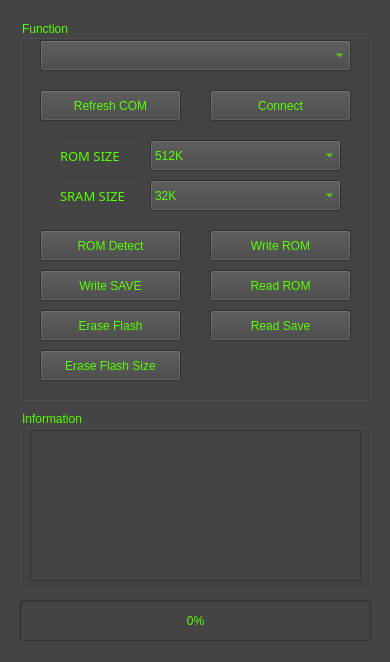
<?xml version="1.0" encoding="UTF-8"?>
<ui version="4.0">
 <class>MainWindow</class>
 <widget class="QMainWindow" name="MainWindow">
  <property name="geometry">
   <rect>
    <x>0</x>
    <y>0</y>
    <width>390</width>
    <height>662</height>
   </rect>
  </property>
  <property name="minimumSize">
   <size>
    <width>390</width>
    <height>550</height>
   </size>
  </property>
  <property name="windowTitle">
   <string>EpicJoy MD Rewriter</string>
  </property>
  <property name="styleSheet">
   <string notr="true">color: rgb(85, 255, 0);
selection-color: rgb(255, 255, 255);
background-color: rgb(68, 68, 68);</string>
  </property>
  <property name="locale">
   <locale language="English" country="UnitedStates"/>
  </property>
  <widget class="QWidget" name="centralwidget">
   <widget class="QGroupBox" name="groupBox_2">
    <property name="geometry">
     <rect>
      <x>20</x>
      <y>20</y>
      <width>351</width>
      <height>381</height>
     </rect>
    </property>
    <property name="locale">
     <locale language="English" country="UnitedStates"/>
    </property>
    <property name="title">
     <string>Function</string>
    </property>
    <widget class="QPushButton" name="duqu">
     <property name="geometry">
      <rect>
       <x>190</x>
       <y>250</y>
       <width>141</width>
       <height>31</height>
      </rect>
     </property>
     <property name="text">
      <string>Read ROM</string>
     </property>
    </widget>
    <widget class="QPushButton" name="shaolu">
     <property name="geometry">
      <rect>
       <x>190</x>
       <y>210</y>
       <width>141</width>
       <height>31</height>
      </rect>
     </property>
     <property name="text">
      <string>Write ROM</string>
     </property>
    </widget>
    <widget class="QPushButton" name="shibiekadai">
     <property name="geometry">
      <rect>
       <x>20</x>
       <y>210</y>
       <width>141</width>
       <height>31</height>
      </rect>
     </property>
     <property name="text">
      <string>ROM Detect</string>
     </property>
    </widget>
    <widget class="QPushButton" name="cachu">
     <property name="geometry">
      <rect>
       <x>20</x>
       <y>290</y>
       <width>141</width>
       <height>31</height>
      </rect>
     </property>
     <property name="text">
      <string>Erase Flash</string>
     </property>
    </widget>
    <widget class="QPushButton" name="rongliangcachu">
     <property name="geometry">
      <rect>
       <x>20</x>
       <y>330</y>
       <width>141</width>
       <height>31</height>
      </rect>
     </property>
     <property name="text">
      <string>Erase Flash Size</string>
     </property>
    </widget>
    <widget class="QPushButton" name="shaolucundang">
     <property name="geometry">
      <rect>
       <x>20</x>
       <y>250</y>
       <width>141</width>
       <height>31</height>
      </rect>
     </property>
     <property name="text">
      <string>Write SAVE</string>
     </property>
    </widget>
    <widget class="QPushButton" name="duqucundang">
     <property name="geometry">
      <rect>
       <x>190</x>
       <y>290</y>
       <width>141</width>
       <height>31</height>
      </rect>
     </property>
     <property name="text">
      <string>Read Save</string>
     </property>
    </widget>
    <widget class="QComboBox" name="comliebiao">
     <property name="geometry">
      <rect>
       <x>20</x>
       <y>20</y>
       <width>311</width>
       <height>31</height>
      </rect>
     </property>
    </widget>
    <widget class="QPushButton" name="lianjie">
     <property name="geometry">
      <rect>
       <x>190</x>
       <y>70</y>
       <width>141</width>
       <height>31</height>
      </rect>
     </property>
     <property name="text">
      <string>Connect</string>
     </property>
    </widget>
    <widget class="QPushButton" name="shuaxin">
     <property name="geometry">
      <rect>
       <x>20</x>
       <y>70</y>
       <width>141</width>
       <height>31</height>
      </rect>
     </property>
     <property name="text">
      <string>Refresh COM</string>
     </property>
    </widget>
    <widget class="QLabel" name="label">
     <property name="geometry">
      <rect>
       <x>40</x>
       <y>120</y>
       <width>81</width>
       <height>31</height>
      </rect>
     </property>
     <property name="font">
      <font>
       <family>AdLib WGL4 BT</family>
       <pointsize>10</pointsize>
      </font>
     </property>
     <property name="text">
      <string>ROM SIZE</string>
     </property>
    </widget>
    <widget class="QComboBox" name="flashsize">
     <property name="geometry">
      <rect>
       <x>130</x>
       <y>120</y>
       <width>191</width>
       <height>31</height>
      </rect>
     </property>
     <item>
      <property name="text">
       <string>512K</string>
      </property>
     </item>
     <item>
      <property name="text">
       <string>1M</string>
      </property>
     </item>
     <item>
      <property name="text">
       <string>2M</string>
      </property>
     </item>
     <item>
      <property name="text">
       <string>4M</string>
      </property>
     </item>
    </widget>
    <widget class="QComboBox" name="sramsize">
     <property name="geometry">
      <rect>
       <x>130</x>
       <y>160</y>
       <width>191</width>
       <height>31</height>
      </rect>
     </property>
     <item>
      <property name="text">
       <string>32K</string>
      </property>
     </item>
     <item>
      <property name="text">
       <string>8K</string>
      </property>
     </item>
    </widget>
    <widget class="QLabel" name="label_2">
     <property name="geometry">
      <rect>
       <x>40</x>
       <y>160</y>
       <width>81</width>
       <height>31</height>
      </rect>
     </property>
     <property name="font">
      <font>
       <family>AdLib WGL4 BT</family>
       <pointsize>10</pointsize>
      </font>
     </property>
     <property name="text">
      <string>SRAM SIZE</string>
     </property>
    </widget>
   </widget>
   <widget class="QGroupBox" name="groupBox_3">
    <property name="geometry">
     <rect>
      <x>20</x>
      <y>410</y>
      <width>351</width>
      <height>181</height>
     </rect>
    </property>
    <property name="title">
     <string>Information</string>
    </property>
    <widget class="QPushButton" name="qingkong">
     <property name="geometry">
      <rect>
       <x>250</x>
       <y>360</y>
       <width>91</width>
       <height>31</height>
      </rect>
     </property>
     <property name="text">
      <string>清空信息</string>
     </property>
    </widget>
    <widget class="QTextBrowser" name="xinxi">
     <property name="geometry">
      <rect>
       <x>10</x>
       <y>20</y>
       <width>331</width>
       <height>151</height>
      </rect>
     </property>
    </widget>
   </widget>
   <widget class="QProgressBar" name="jindutiao">
    <property name="geometry">
     <rect>
      <x>20</x>
      <y>600</y>
      <width>351</width>
      <height>41</height>
     </rect>
    </property>
    <property name="value">
     <number>0</number>
    </property>
    <property name="textVisible">
     <bool>true</bool>
    </property>
    <property name="invertedAppearance">
     <bool>false</bool>
    </property>
   </widget>
  </widget>
 </widget>
 <resources/>
 <connections/>
</ui>
